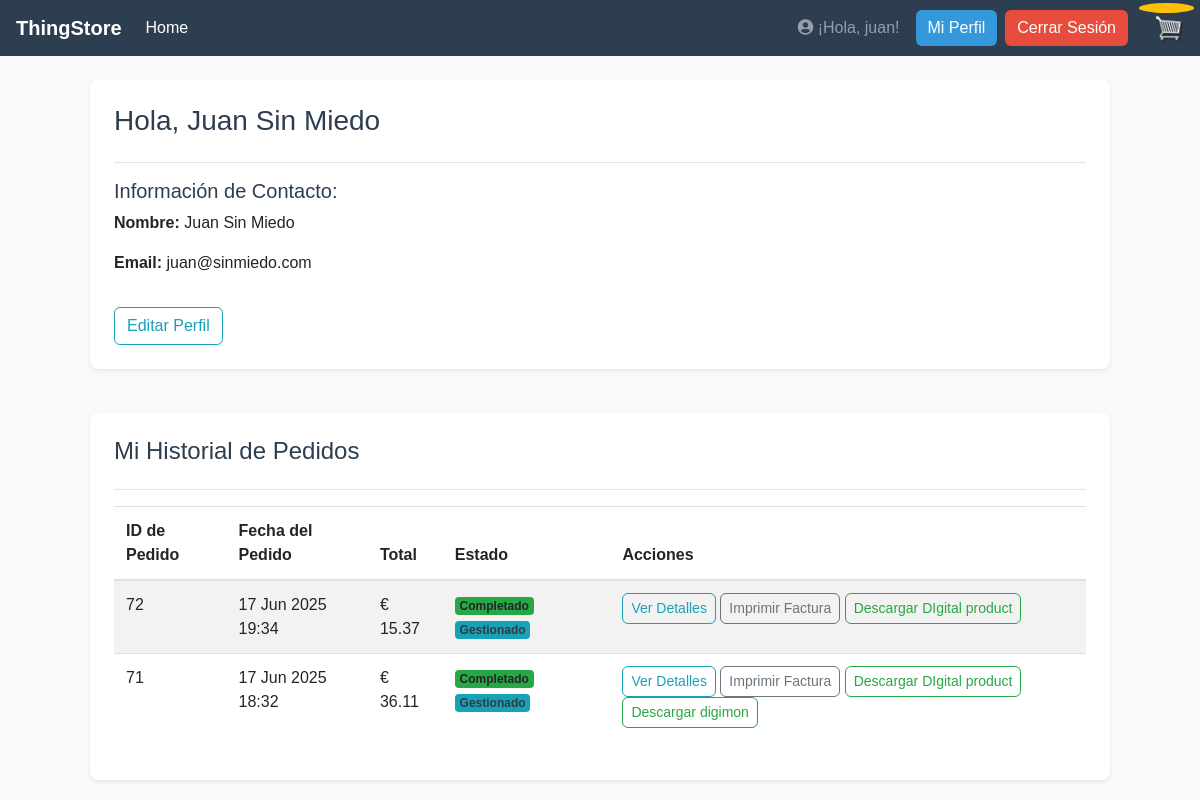
The app's page /profile/ (signed in), older data.
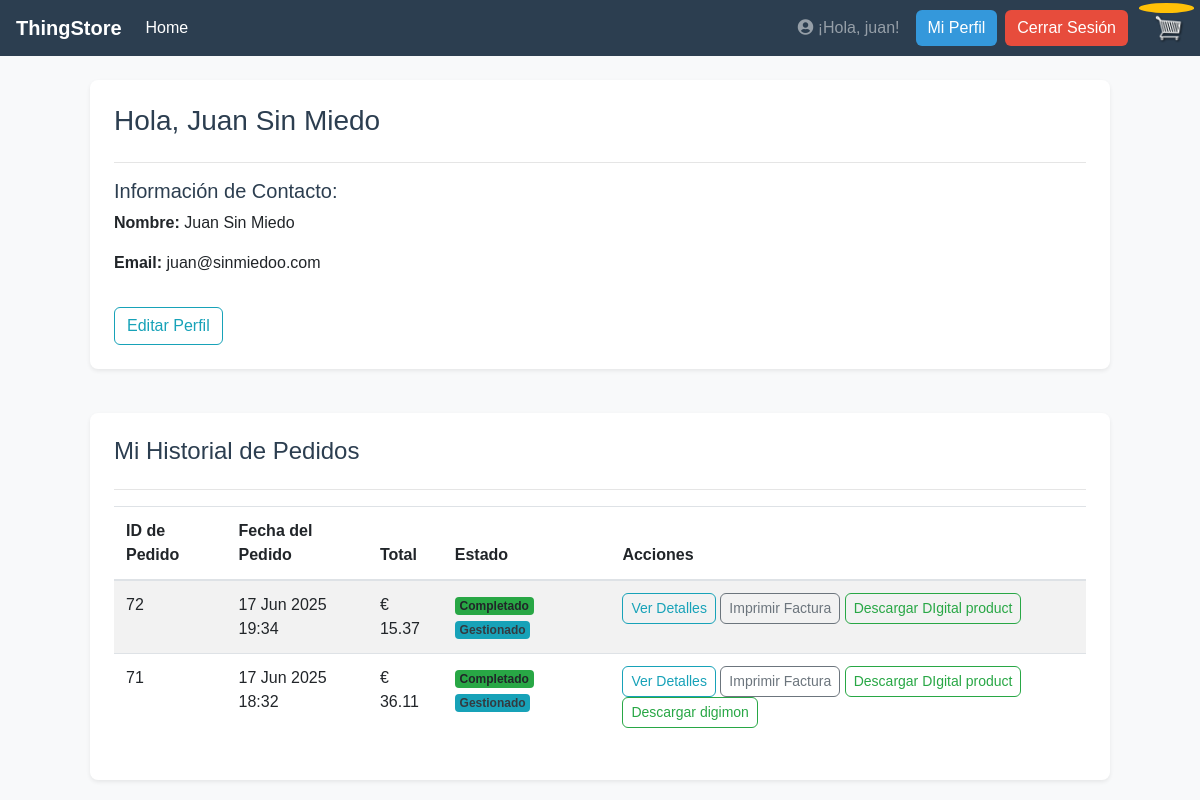
The same page, newer data.
### store/models.py (models this page shows, shortened)
class Customer(models.Model):
    user = models.OneToOneField(User, null=True, blank=True, on_delete=models.CASCADE)
    name = models.CharField(max_length=200, null=True)
    email = models.EmailField(max_length=200, null=True, unique=False)
    device = models.CharField(max_length=200, null=True, blank=True)

### store/views.py (the view)
# urls.py: path('profile/', views.profile, name='profile'),
@login_required
def profile(request):
    customer = request.user.customer
    orders = Order.objects.filter(customer=customer, complete=True).order_by('-date_ordered')
    context = {
        'customer': customer,
        'orders': orders,
    }
    return render(request, 'store/profile.html', context)

### store/models.py (called while the page is built)
    @property
    def shipping(self):
        shipping = False
        orderitems = self.orderitem_set.all()
        for i in orderitems:
            if not i.product.digital:
                shipping = True
                break # Una vez que encontramos uno que requiere envío, podemos parar
        return shipping

    @property
    def get_cart_total(self):
        orderitems = self.orderitem_set.all()
        total = sum([item.get_total for item in orderitems])
        return total

    @property
    def get_total(self):
        if self.product:
            total = self.product.price * self.quantity
            return total
        return Decimal('0.00')  # Devuelve 0 si no hay producto

### store/templates/store/profile.html (shortened to what this page needs)
{% extends 'store/main.html' %}
{% load static %}
{% block content %}
    <div class="row">
        <div class="col-lg-12">
            <div class="box-element p-4">
                <h3 class="mb-4">Hola, {{ customer.name|default:request.user.username }}</h3>
                <hr>
                <h5>Información de Contacto:</h5>
                <p><strong>Nombre:</strong> {{ customer.name|default:request.user.username }}</p>
                <p><strong>Email:</strong> {{ customer.email|default:request.user.email }}</p>
                <a href="{% url 'edit_profile' %}" class="btn btn-outline-info mt-3">Editar Perfil</a>
            </div>
            <br>
            <div class="box-element p-4">
                <h4 class="mb-4">Mi Historial de Pedidos</h4>
                <hr>
                {% if orders %}
                    <table class="table table-striped table-hover">
                        <thead>
                            <tr>
                                <th scope="col">ID de Pedido</th>
                                <th scope="col">Fecha del Pedido</th>
                                <th scope="col">Total</th>
                                <th scope="col">Estado</th>
                                <th scope="col">Acciones</th>
                            </tr>
                        </thead>
                        <tbody>
                            {% for order in orders %}
                            <tr>
                                <td>{{ order.id }}</td>
                                <td>{{ order.date_ordered|date:"d M Y H:i" }}</td>
                                <td>€ {{ order.get_cart_total|floatformat:2 }}</td>
                                <td>
                                    {% if order.complete %}
                                        <span class="badge bg-success">Completado</span>
                                    {% else %}
                                        <span class="badge bg-warning text-dark">Pendiente</span>
                                    {% endif %}
                                    {% if order.is_processed %}
                                        <span class="badge bg-info text-dark">Gestionado</span>
                                    {% else %}
                                        <span class="badge bg-secondary">Pendiente de Gestión</span>
                                    {% endif %}
                                </td>
                                <td>
                                    <a href="{% url 'order_complete' order.id %}" class="btn btn-sm btn-outline-info">Ver Detalles</a>
                                    {% if order.shipping %}
                                        <a href="{% url 'order_print' order.id %}" target="_blank" class="btn btn-sm btn-outline-secondary">Imprimir Factura</a>
                                    {% endif %}
                                    {% for item in order.orderitem_set.all %}
                                        {% if item.product.digital and item.download_token %}
                                            <a href="{% url 'download_file' item.download_token %}" class="btn btn-sm btn-outline-success">Descargar {{ item.product.name }}</a>
                                        {% endif %}
                                    {% endfor %}
                                </td>
                            </tr>
                            {% endfor %}
                        </tbody>
                    </table>
                {% else %}
                    <p>Aún no has realizado ningún pedido.</p>
                {% endif %}
            </div>
        </div>
    </div>
{% endblock content %}

Row changes from the older to the newer data that the page shows:
changed Customer "Juan Sin Miedo": email "juan@sinmiedo.com" → "juan@sinmiedoo.com"
